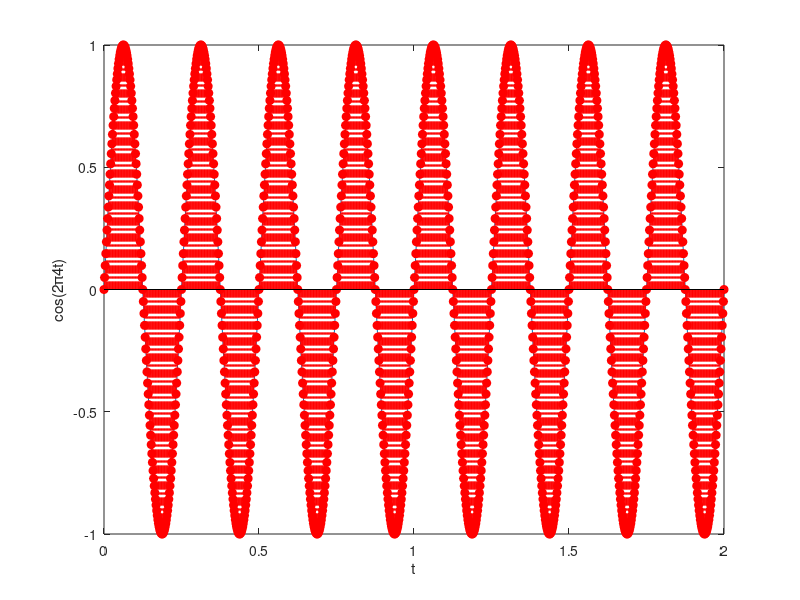
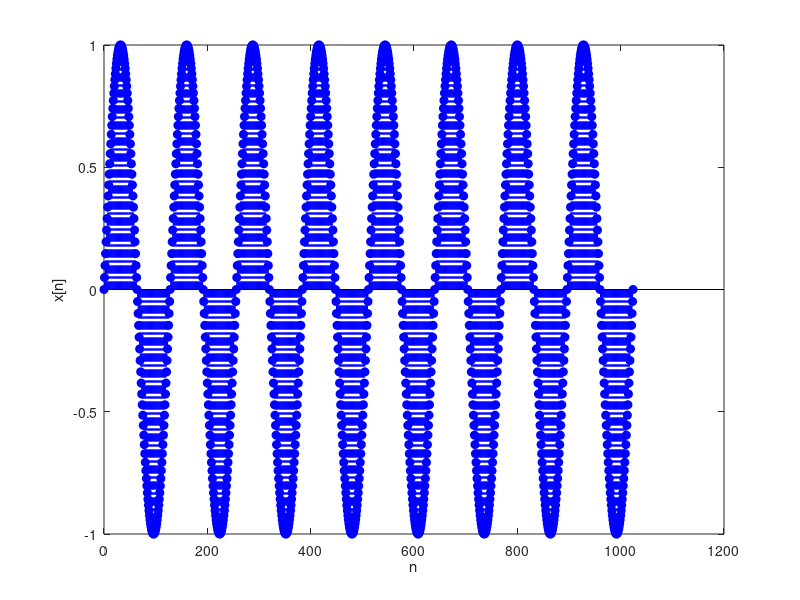

These charts were generated, in order, by the following MATLAB code:

close all; clear all; clc;
% Generate the sine signal
t=0:1/1000:2;
F=4;
x_t=sin(2*pi*F*t);

% Perform the sampling operation
Ts=1/512;
ts=0:Ts:2;
x_n=sin(2*pi*F*ts);

% Plot continuous sine signal, and show the taken samples on the same
% signal
plot(t,x_t);
hold on;
stem(ts,x_n,'r-.','filled');
xlabel('t');
ylabel('cos(2\pi4t)');

% Plot the digital signal wrt its index values
figure;
n=ts/Ts;
stem(n,x_n,'b-.','filled');
xlabel('n');
ylabel('x[n]');